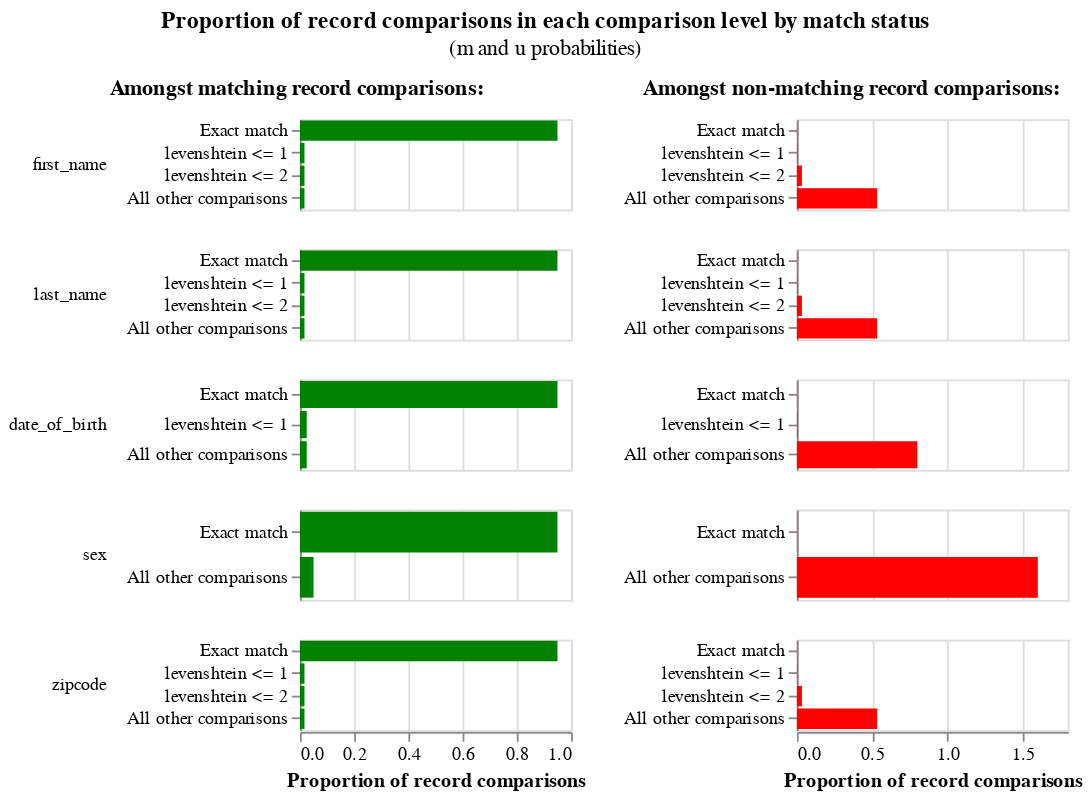

Notebook source saved alongside this figure:
### Code cell
# Oops, reinitializing the settings deleted our estimated u probabilities...
linker.m_u_parameters_chart()

### Figure 1 — Vega-Lite specification as saved in the notebook (floating-point values rounded to 4 significant figures)
{"config": {"view": {"width": 400, "height": 300}, "title": {"anchor": "middle", "offset": 10}, "header": {"title": null}}, "hconcat": [{"mark": "bar", "title": {"text": "Amongst matching record comparisons:", "fontWeight": "bold", "fontSize": 12}, "encoding": {"row": {"type": "nominal", "field": "comparison_name", "sort": {"field": "comparison_sort_order"}, "header": {"labelAngle": 0, "labelAnchor": "middle", "labelAlign": "left"}}, "x": {"type": "quantitative", "field": "m_probability", "axis": {"title": "Proportion of record comparisons"}}, "y": {"type": "nominal", "axis": {"title": null}, "field": "label_for_charts", "sort": {"field": "comparison_vector_value", "order": "descending"}}, "tooltip": [{"type": "nominal", "field": "m_probability_description", "title": "m probability description"}, {"type": "nominal", "field": "comparison_name", "title": "Comparison column name"}, {"type": "ordinal", "field": "label_for_charts", "title": "Label"}, {"type": "nominal", "field": "sql_condition", "title": "SQL condition"}, {"type": "quantitative", "field": "m_probability", "format": ".4p", "title": "m probability"}, {"type": "quantitative", "field": "u_probability", "format": ".4p", "title": "u probability"}, {"type": "quantitative", "field": "bayes_factor", "title": "Bayes factor = m/u", "format": ",.4f"}, {"type": "quantitative", "field": "log2_bayes_factor", "title": "Match weight = log2(m/u)", "format": ",.4f"}], "color": {"value": "green"}}, "resolve": {"scale": {"y": "independent"}}, "transform": [{"filter": "(datum.bayes_factor != 'no-op filter due to vega lite issue 4680')"}], "width": 150, "height": 50}, {"mark": "bar", "title": {"text": "Amongst non-matching record comparisons:", "fontWeight": "bold", "fontSize": 12}, "encoding": {"row": {"type": "nominal", "field": "comparison_name", "sort": {"field": "comparison_sort_order"}, "header": {"labels": false}}, "x": {"type": "quantitative", "field": "u_probability", "axis": {"title": "Proportion of record comparisons"}}, "y": {"type": "nominal", "axis": {"title": null}, "field": "label_for_charts", "sort": {"field": "comparison_vector_value", "order": "descending"}}, "tooltip": [{"type": "nominal", "field": "u_probability_description", "title": "u probability description"}, {"type": "nominal", "field": "comparison_name", "title": "Comparison column name"}, {"type": "ordinal", "field": "label_for_charts", "title": "Label"}, {"type": "nominal", "field": "sql_condition", "title": "SQL condition"}, {"type": "quantitative", "field": "m_probability", "format": ".4p", "title": "m probability"}, {"type": "quantitative", "field": "u_probability", "format": ".4p", "title": "u probability"}, {"type": "quantitative", "field": "bayes_factor", "title": "Bayes factor = m/u", "format": ",.4f"}, {"type": "quantitative", "field": "log2_bayes_factor", "title": "Match weight = log2(m/u)", "format": ",.4f"}], "color": {"value": "red"}}, "resolve": {"scale": {"y": "independent"}}, "transform": [{"filter": "(datum.bayes_factor != 'no-op filter2 due to vega lite issue 4680')"}], "width": 150, "height": 50}], "data": {"values": [{"comparison_name": "first_name", "sql_condition": "\"first_name_l\" = \"first_name_r\"", "label_for_charts": "Exact match", "m_probability": 0.95, "u_probability": 0.0009277, "m_probability_description": "Amongst matching record comparisons, 95.00% of records are in the exact match comparison level", "u_probability_description": "Amongst non-matching record comparisons, 0.09% of records are in the exact match comparison level", "has_tf_adjustments": false, "tf_adjustment_column": null, "tf_adjustment_weight": 1.0, "is_null_level": false, "bayes_factor": 1024.0, "log2_bayes_factor": 10.0, "comparison_vector_value": 3, "max_comparison_vector_value": 3, "bayes_factor_description": "If comparison level is `exact match` then comparison is 1,024.00 times more likely to be a match", "probability_two_random_records_match": 0.0004458, "comparison_sort_order": 0}, {"comparison_name": "first_name", "sql_condition": "levenshtein(\"first_name_l\", \"first_name_r\") <= 1", "label_for_charts": "levenshtein <= 1", "m_probability": 0.01667, "u_probability": 0.002083, "m_probability_description": "Amongst matching record comparisons, 1.67% of records are in the levenshtein <= 1 comparison level", "u_probability_description": "Amongst non-matching record comparisons, 0.21% of records are in the levenshtein <= 1 comparison level", "has_tf_adjustments": false, "tf_adjustment_column": null, "tf_adjustment_weight": 1.0, "is_null_level": false, "bayes_factor": 8.0, "log2_bayes_factor": 3.0, "comparison_vector_value": 2, "max_comparison_vector_value": 3, "bayes_factor_description": "If comparison level is `levenshtein <= 1` then comparison is 8.00 times more likely to be a match", "probability_two_random_records_match": 0.0004458, "comparison_sort_order": 0}, {"comparison_name": "first_name", "sql_condition": "levenshtein(\"first_name_l\", \"first_name_r\") <= 2", "label_for_charts": "levenshtein <= 2", "m_probability": 0.01667, "u_probability": 0.03333, "m_probability_description": "Amongst matching record comparisons, 1.67% of records are in the levenshtein <= 2 comparison level", "u_probability_description": "Amongst non-matching record comparisons, 3.33% of records are in the levenshtein <= 2 comparison level", "has_tf_adjustments": false, "tf_adjustment_column": null, "tf_adjustment_weight": 1.0, "is_null_level": false, "bayes_factor": 0.5, "log2_bayes_factor": -1.0, "comparison_vector_value": 1, "max_comparison_vector_value": 3, "bayes_factor_description": "If comparison level is `levenshtein <= 2` then comparison is  2.00 times less likely to be a match", "probability_two_random_records_match": 0.0004458, "comparison_sort_order": 0}, {"comparison_name": "first_name", "sql_condition": "ELSE", "label_for_charts": "All other comparisons", "m_probability": 0.01667, "u_probability": 0.5333, "m_probability_description": "Amongst matching record comparisons, 1.67% of records are in the all other comparisons comparison level", "u_probability_description": "Amongst non-matching record comparisons, 53.33% of records are in the all other comparisons comparison level", "has_tf_adjustments": false, "tf_adjustment_column": null, "tf_adjustment_weight": 1.0, "is_null_level": false, "bayes_factor": 0.03125, "log2_bayes_factor": -5.0, "comparison_vector_value": 0, "max_comparison_vector_value": 3, "bayes_factor_description": "If comparison level is `all other comparisons` then comparison is  32.00 times less likely to be a match", "probability_two_random_records_match": 0.0004458, "comparison_sort_order": 0}, {"comparison_name": "last_name", "sql_condition": "\"last_name_l\" = \"last_name_r\"", "label_for_charts": "Exact match", "m_probability": 0.95, "u_probability": 0.0009277, "m_probability_description": "Amongst matching record comparisons, 95.00% of records are in the exact match comparison level", "u_probability_description": "Amongst non-matching record comparisons, 0.09% of records are in the exact match comparison level", "has_tf_adjustments": false, "tf_adjustment_column": null, "tf_adjustment_weight": 1.0, "is_null_level": false, "bayes_factor": 1024.0, "log2_bayes_factor": 10.0, "comparison_vector_value": 3, "max_comparison_vector_value": 3, "bayes_factor_description": "If comparison level is `exact match` then comparison is 1,024.00 times more likely to be a match", "probability_two_random_records_match": 0.0004458, "comparison_sort_order": 1}, {"comparison_name": "last_name", "sql_condition": "levenshtein(\"last_name_l\", \"last_name_r\") <= 1", "label_for_charts": "levenshtein <= 1", "m_probability": 0.01667, "u_probability": 0.002083, "m_probability_description": "Amongst matching record comparisons, 1.67% of records are in the levenshtein <= 1 comparison level", "u_probability_description": "Amongst non-matching record comparisons, 0.21% of records are in the levenshtein <= 1 comparison level", "has_tf_adjustments": false, "tf_adjustment_column": null, "tf_adjustment_weight": 1.0, "is_null_level": false, "bayes_factor": 8.0, "log2_bayes_factor": 3.0, "comparison_vector_value": 2, "max_comparison_vector_value": 3, "bayes_factor_description": "If comparison level is `levenshtein <= 1` then comparison is 8.00 times more likely to be a match", "probability_two_random_records_match": 0.0004458, "comparison_sort_order": 1}, {"comparison_name": "last_name", "sql_condition": "levenshtein(\"last_name_l\", \"last_name_r\") <= 2", "label_for_charts": "levenshtein <= 2", "m_probability": 0.01667, "u_probability": 0.03333, "m_probability_description": "Amongst matching record comparisons, 1.67% of records are in the levenshtein <= 2 comparison level", "u_probability_description": "Amongst non-matching record comparisons, 3.33% of records are in the levenshtein <= 2 comparison level", "has_tf_adjustments": false, "tf_adjustment_column": null, "tf_adjustment_weight": 1.0, "is_null_level": false, "bayes_factor": 0.5, "log2_bayes_factor": -1.0, "comparison_vector_value": 1, "max_comparison_vector_value": 3, "bayes_factor_description": "If comparison level is `levenshtein <= 2` then comparison is  2.00 times less likely to be a match", "probability_two_random_records_match": 0.0004458, "comparison_sort_order": 1}, {"comparison_name": "last_name", "sql_condition": "ELSE", "label_for_charts": "All other comparisons", "m_probability": 0.01667, "u_probability": 0.5333, "m_probability_description": "Amongst matching record comparisons, 1.67% of records are in the all other comparisons comparison level", "u_probability_description": "Amongst non-matching record comparisons, 53.33% of records are in the all other comparisons comparison level", "has_tf_adjustments": false, "tf_adjustment_column": null, "tf_adjustment_weight": 1.0, "is_null_level": false, "bayes_factor": 0.03125, "log2_bayes_factor": -5.0, "comparison_vector_value": 0, "max_comparison_vector_value": 3, "bayes_factor_description": "If comparison level is `all other comparisons` then comparison is  32.00 times less likely to be a match", "probability_two_random_records_match": 0.0004458, "comparison_sort_order": 1}, {"comparison_name": "date_of_birth", "sql_condition": "\"date_of_birth_l\" = \"date_of_birth_r\"", "label_for_charts": "Exact match", "m_probability": 0.95, "u_probability": 0.0009277, "m_probability_description": "Amongst matching record comparisons, 95.00% of records are in the exact match comparison level", "u_probability_description": "Amongst non-matching record comparisons, 0.09% of records are in the exact match comparison level", "has_tf_adjustments": false, "tf_adjustment_column": null, "tf_adjustment_weight": 1.0, "is_null_level": false, "bayes_factor": 1024.0, "log2_bayes_factor": 10.0, "comparison_vector_value": 2, "max_comparison_vector_value": 2, "bayes_factor_description": "If comparison level is `exact match` then comparison is 1,024.00 times more likely to be a match", "probability_two_random_records_match": 0.0004458, "comparison_sort_order": 2}, {"comparison_name": "date_of_birth", "sql_condition": "levenshtein(\"date_of_birth_l\", \"date_of_birth_r\") <= 1", "label_for_charts": "levenshtein <= 1", "m_probability": 0.025, "u_probability": 0.003125, "m_probability_description": "Amongst matching record comparisons, 2.50% of records are in the levenshtein <= 1 comparison level", "u_probability_description": "Amongst non-matching record comparisons, 0.31% of records are in the levenshtein <= 1 comparison level", "has_tf_adjustments": false, "tf_adjustment_column": null, "tf_adjustment_weight": 1.0, "is_null_level": false, "bayes_factor": 8.0, "log2_bayes_factor": 3.0, "comparison_vector_value": 1, "max_comparison_vector_value": 2, "bayes_factor_description": "If comparison level is `levenshtein <= 1` then comparison is 8.00 times more likely to be a match", "probability_two_random_records_match": 0.0004458, "comparison_sort_order": 2}, {"comparison_name": "date_of_birth", "sql_condition": "ELSE", "label_for_charts": "All other comparisons", "m_probability": 0.025, "u_probability": 0.8, "m_probability_description": "Amongst matching record comparisons, 2.50% of records are in the all other comparisons comparison level", "u_probability_description": "Amongst non-matching record comparisons, 80.00% of records are in the all other comparisons comparison level", "has_tf_adjustments": false, "tf_adjustment_column": null, "tf_adjustment_weight": 1.0, "is_null_level": false, "bayes_factor": 0.03125, "log2_bayes_factor": -5.0, "comparison_vector_value": 0, "max_comparison_vector_value": 2, "bayes_factor_description": "If comparison level is `all other comparisons` then comparison is  32.00 times less likely to be a match", "probability_two_random_records_match": 0.0004458, "comparison_sort_order": 2}, {"comparison_name": "sex", "sql_condition": "\"sex_l\" = \"sex_r\"", "label_for_charts": "Exact match", "m_probability": 0.95, "u_probability": 0.0009277, "m_probability_description": "Amongst matching record comparisons, 95.00% of records are in the exact match comparison level", "u_probability_description": "Amongst non-matching record comparisons, 0.09% of records are in the exact match comparison level", "has_tf_adjustments": false, "tf_adjustment_column": null, "tf_adjustment_weight": 1.0, "is_null_level": false, "bayes_factor": 1024.0, "log2_bayes_factor": 10.0, "comparison_vector_value": 1, "max_comparison_vector_value": 1, "bayes_factor_description": "If comparison level is `exact match` then comparison is 1,024.00 times more likely to be a match", "probability_two_random_records_match": 0.0004458, "comparison_sort_order": 3}, {"comparison_name": "sex", "sql_condition": "ELSE", "label_for_charts": "All other comparisons", "m_probability": 0.05, "u_probability": 1.6, "m_probability_description": "Amongst matching record comparisons, 5.00% of records are in the all other comparisons comparison level", "u_probability_description": "Amongst non-matching record comparisons, 160.00% of records are in the all other comparisons comparison level", "has_tf_adjustments": false, "tf_adjustment_column": null, "tf_adjustment_weight": 1.0, "is_null_level": false, "bayes_factor": 0.03125, "log2_bayes_factor": -5.0, "comparison_vector_value": 0, "max_comparison_vector_value": 1, "bayes_factor_description": "If comparison level is `all other comparisons` then comparison is  32.00 times less likely to be a match", "probability_two_random_records_match": 0.0004458, "comparison_sort_order": 3}, {"comparison_name": "zipcode", "sql_condition": "\"zipcode_l\" = \"zipcode_r\"", "label_for_charts": "Exact match", "m_probability": 0.95, "u_probability": 0.0009277, "m_probability_description": "Amongst matching record comparisons, 95.00% of records are in the exact match comparison level", "u_probability_description": "Amongst non-matching record comparisons, 0.09% of records are in the exact match comparison level", "has_tf_adjustments": false, "tf_adjustment_column": null, "tf_adjustment_weight": 1.0, "is_null_level": false, "bayes_factor": 1024.0, "log2_bayes_factor": 10.0, "comparison_vector_value": 3, "max_comparison_vector_value": 3, "bayes_factor_description": "If comparison level is `exact match` then comparison is 1,024.00 times more likely to be a match", "probability_two_random_records_match": 0.0004458, "comparison_sort_order": 4}, {"comparison_name": "zipcode", "sql_condition": "levenshtein(\"zipcode_l\", \"zipcode_r\") <= 1", "label_for_charts": "levenshtein <= 1", "m_probability": 0.01667, "u_probability": 0.002083, "m_probability_description": "Amongst matching record comparisons, 1.67% of records are in the levenshtein <= 1 comparison level", "u_probability_description": "Amongst non-matching record comparisons, 0.21% of records are in the levenshtein <= 1 comparison level", "has_tf_adjustments": false, "tf_adjustment_column": null, "tf_adjustment_weight": 1.0, "is_null_level": false, "bayes_factor": 8.0, "log2_bayes_factor": 3.0, "comparison_vector_value": 2, "max_comparison_vector_value": 3, "bayes_factor_description": "If comparison level is `levenshtein <= 1` then comparison is 8.00 times more likely to be a match", "probability_two_random_records_match": 0.0004458, "comparison_sort_order": 4}, {"comparison_name": "zipcode", "sql_condition": "levenshtein(\"zipcode_l\", \"zipcode_r\") <= 2", "label_for_charts": "levenshtein <= 2", "m_probability": 0.01667, "u_probability": 0.03333, "m_probability_description": "Amongst matching record comparisons, 1.67% of records are in the levenshtein <= 2 comparison level", "u_probability_description": "Amongst non-matching record comparisons, 3.33% of records are in the levenshtein <= 2 comparison level", "has_tf_adjustments": false, "tf_adjustment_column": null, "tf_adjustment_weight": 1.0, "is_null_level": false, "bayes_factor": 0.5, "log2_bayes_factor": -1.0, "comparison_vector_value": 1, "max_comparison_vector_value": 3, "bayes_factor_description": "If comparison level is `levenshtein <= 2` then comparison is  2.00 times less likely to be a match", "probability_two_random_records_match": 0.0004458, "comparison_sort_order": 4}, {"comparison_name": "zipcode", "sql_condition": "ELSE", "label_for_charts": "All other comparisons", "m_probability": 0.01667, "u_probability": 0.5333, "m_probability_description": "Amongst matching record comparisons, 1.67% of records are in the all other comparisons comparison level", "u_probability_description": "Amongst non-matching record comparisons, 53.33% of records are in the all other comparisons comparison level", "has_tf_adjustments": false, "tf_adjustment_column": null, "tf_adjustment_weight": 1.0, "is_null_level": false, "bayes_factor": 0.03125, "log2_bayes_factor": -5.0, "comparison_vector_value": 0, "max_comparison_vector_value": 3, "bayes_factor_description": "If comparison level is `all other comparisons` then comparison is  32.00 times less likely to be a match", "probability_two_random_records_match": 0.0004458, "comparison_sort_order": 4}]}, "title": {"text": "Proportion of record comparisons in each comparison level by match status", "subtitle": "(m and u probabilities)"}, "$schema": "https://vega.github.io/schema/vega-lite/v4.json"}
